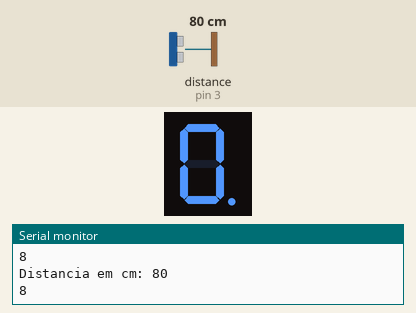
This sketch was run on a simulated Arduino Uno, built with avr-gcc and run on an emulated ATmega328P. Shown: 1-digit seven-segment display, the last lines printed to the serial monitor. Wiring (inferred from the names in the program): ultrasonic range finder: trigger pin 2; echo pin 3; 1-digit 7-segment display, segments lit when HIGH: segments pin 12, pin 11, pin 10, pin 9, pin 8, pin 7, pin 6, pin 13. The inputs (shaded band) are chosen by the test bench; at power-on: distance to the obstacle (sensor on pin 3) 80 cm. The echo pulse lasts 58.3 µs per cm; the segment pins are drawn as the display they are named for.

Above: at 1.3 s.
1.4 s: distance to the obstacle (sensor on pin 3) set to 2 cm
At 1.9 s:
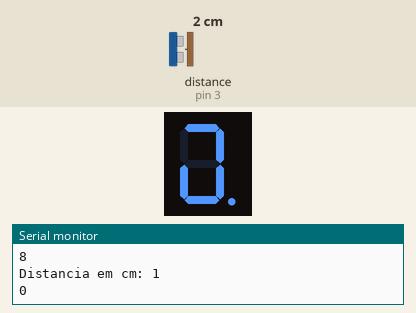
4.4 s: distance to the obstacle (sensor on pin 3) set to 18 cm
At 4.9 s:
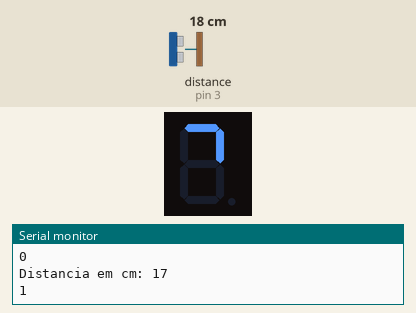
7.4 s: distance to the obstacle (sensor on pin 3) set to 60 cm
At 7.8 s:
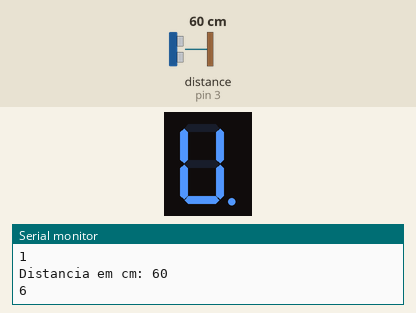
10.4 s: distance to the obstacle (sensor on pin 3) set to 120 cm
At 10.9 s:
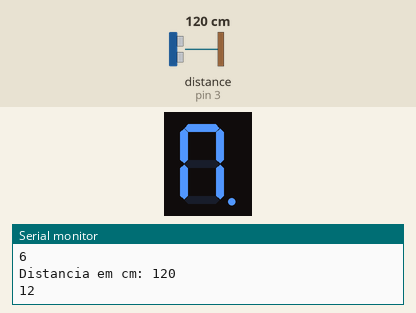
13.4 s: distance to the obstacle (sensor on pin 3) set to 4 cm
At 14.0 s:
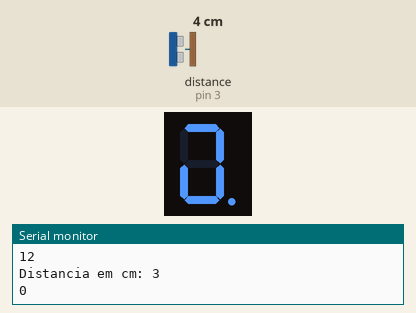
16.1 s: distance to the obstacle (sensor on pin 3) set to 250 cm
At 16.5 s:
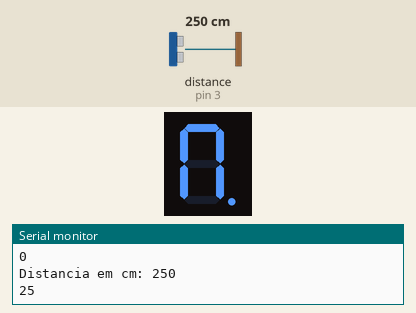

Measured:
- after the input at 1.4 s, the display: first differs from a run without the input after 0.12 s (image 1)
- after the input at 4.4 s, the display: first differs from a run without the input after 0.13 s (image 2)
- after the input at 7.4 s, the display: first differs from a run without the input after 0.14 s (image 3)
- after the input at 10.4 s, the display: first differs from a run without the input after 0.17 s (image 4)
- after the input at 13.4 s, the display: first differs from a run without the input after 0.21 s (image 5)
- after the input at 16.1 s, the display: first differs from a run without the input at once (image 6)
- what the display in image 1 shows lasts 0.5 s, from 1.5 s to 2.0 s

The sketch:

dist_measure_display.ino
```cpp
// Medidor de Distancia (cm)
// input: Sensor de Distancia Ultrasonico HC-SR04
// output: Display de sete segmentos (um digito)

/* Digito mostrado no display:
 * 0 (dist >= 0 e dist < 10)
 * 1 (dist >= 10 e dist < 20)
 * 2 (dist >= 20 e dist < 30)
 * ...
 * 9 (dist >= 90)
 */

byte pinNum[] = {13, 12, 11, 10, 9, 8, 7, 6};

byte numsDisplay[][8] =
{{1, 1, 1, 1, 1, 1, 0, 0},
 {0, 1, 1, 0, 0, 0, 0, 0},
 {1, 1, 0, 1, 1, 0, 1, 0},
 {1, 1, 1, 1, 0, 0, 1, 0},
 {0, 1, 1, 0, 0, 1, 1, 0},
 {1, 0, 1, 1, 0, 1, 1, 0},
 {1, 0, 1, 1, 1, 1, 1, 0},
 {1, 1, 1, 0, 0, 0, 0, 0},
 {1, 1, 1, 1, 1, 1, 1, 0},
 {1, 1, 1, 1, 0, 1, 1, 0}};

byte trigPin = 2;
byte echoPin = 3;

void setup()
{
  for(byte i=0; i<8; i++)
    pinMode(pinNum[i], OUTPUT);

  Serial.begin(9600);
  pinMode(trigPin, OUTPUT);
  pinMode(echoPin, INPUT);
}

void loop()
{
  int distance = getDistance();

  int temp = distance/10;
  Serial.println(temp);
  if(temp > 9)
    displayNumber(9);
  else
    displayNumber(temp);

  delay(500);
  clearDisplay();
}

unsigned getDistance()
{
  digitalWrite(trigPin, LOW);
  delayMicroseconds(2);
  digitalWrite(trigPin, HIGH);
  delayMicroseconds(10);
  digitalWrite(trigPin, LOW);

  unsigned long temp = pulseIn(echoPin, HIGH);
  unsigned distance = temp / 58;

  Serial.print("Distancia em cm: ");
  Serial.println(distance);

  return distance;
}

void displayNumber(byte num)
{
  for(byte i=0; i<8; i++)
  {
    if(numsDisplay[num][i] == 1)
    {
      digitalWrite(pinNum[i], HIGH);
    }
  }
}

void clearDisplay()
{
  for(byte i=0; i<8; i++)
    digitalWrite(pinNum[i], LOW);
}
```
